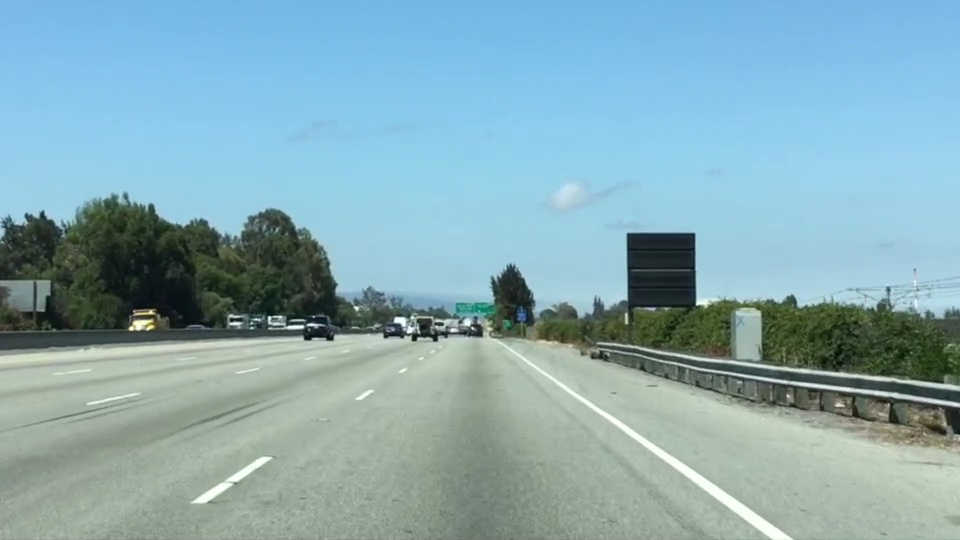
#> input picture Computer_Vision_Basics/image_lane_c.jpg, 960 x 540 px
$ jupyter execute convert_color_image_to_gray.ipynb   (shell and % lines are left out)
#> lines starting #> are read from the running program, lines starting #| are printed output that depends on the picture
### Import visualization libraries

Library | Description
-|-
matplotlib | Matplotlib is a Python 2D plotting library which produces publication quality figures in a variety of hardcopy formats
numpy | NumPy is a library for the Python programming language, adding support for large, multi-dimensional arrays and matrices, along with a large collection of high-level mathematical functions to operate on these arrays.
opencv | OpenCV is a library of programming functions mainly aimed at real-time computer vision. Originally developed by Inte

[cell 1]
import matplotlib.image as mpimg
import matplotlib.pyplot as plt
import numpy as np
import cv2

Module | Description
-|-
mping | he image module supports basic image loading, rescaling and display operations
plt | module used for plotting

After a library is loaded description and functionality can be seen with help function i.e `help(mpimg)`, `help(plt)` etc

### Read image

[cell 2]
image_color=mpimg.imread("image_lane_c.jpg")
#> image_color is the input picture: shape (540, 960, 3); mean R, G, B 135.5, 171.1, 179.2

### Plot image

[cell 3]
plt.imshow(image_color)

### Dimension of the image

[cell 4]
image_color.shape
#> Out = (540, 960, 3)

shape | explanation
-|-
540 | height
960 | lenght
3 | image has 3 layers coresponding to RGB

[cell 5]
dir(image_color)
#> Out = 166 items, first 6: 'T', '__abs__', '__add__', '__and__', '__array__', '__array_finalize__'

[cell 6]
help(dir)

[cell 7]
image_color[0][0].shape
#> Out = (3,)

[cell 8]
image_color[0][0]
#> Out = [122, 185, 229]

Above shows the RGB representation of the pixel with coords(0,0) which is [122,185,229]

[cell 9]
### Convert color image to black and white

[cell 10]
image_gray=cv2.cvtColor(image_color, cv2.COLOR_BGR2GRAY)
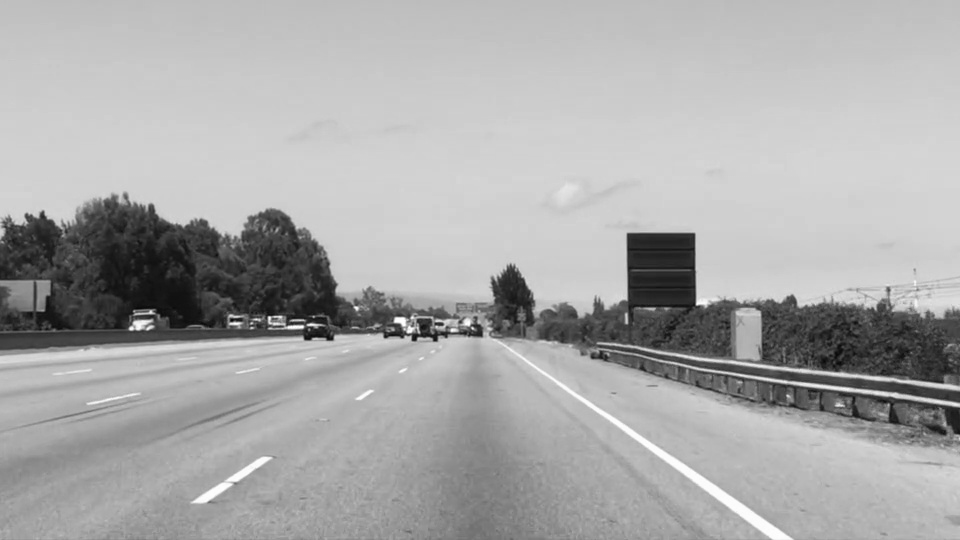
#> image_gray: shape (540, 960); min 7, max 254, mean 169.4
plt.imshow(image_gray,cmap="gray")

[cell 11]
image_gray.shape
#> Out = (540, 960)

Confirms that image whas transformed as we don't have the color dimension

[cell 12]
image_gray

### See complete image matrix

[cell 13]
np.set_printoptions(threshold=np.nan)
image_gray[:1] # selection only the first element

[cell 14]
### Save the image

[cell 15]
cv2.imwrite("image_lane.g.jpg", image_gray)
#> Out = True


$ run again, with Computer_Vision_Basics/watchingTV_moving_car.jpg copied over Computer_Vision_Basics/image_lane_c.jpg
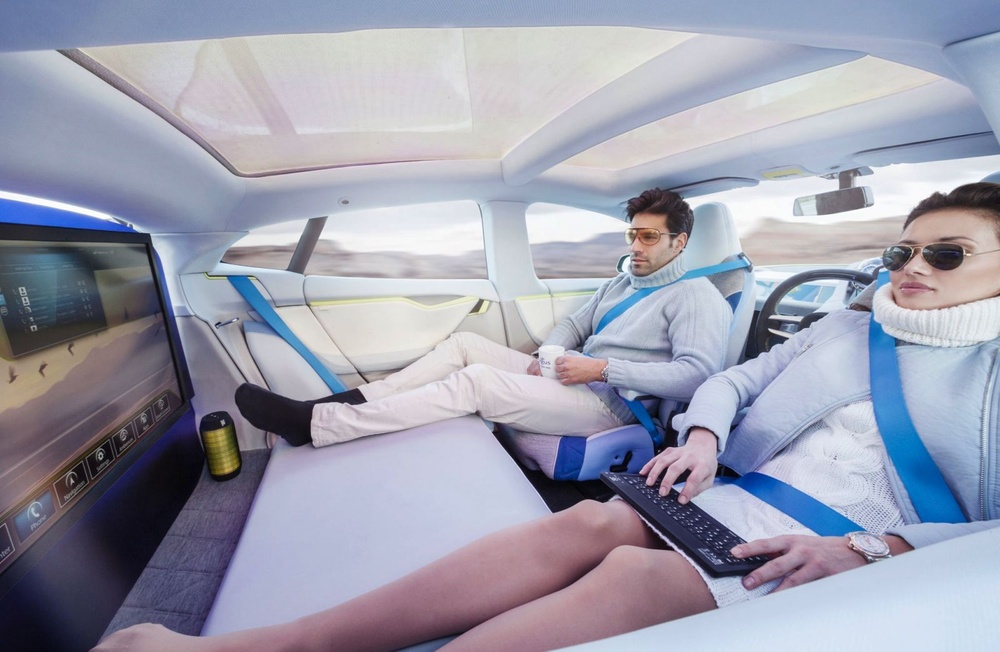
#> input picture Computer_Vision_Basics/watchingTV_moving_car.jpg, 1000 x 652 px, shrunk from 1600 x 1043 before the run
#> image_color is the input picture: shape (652, 1000, 3); mean R, G, B 156.6, 158.3, 174.5
#> `dir(image_color)`: Out = 166 items, first 6: 'T', '__abs__', '__add__', '__and__', '__array__', '__array_finalize__'
#> `image_color[0][0]`: Out = [103, 120, 163]
#> `image_gray=cv2.cvtColor(image_color, cv2.COLOR_BGR2GRAY)`:
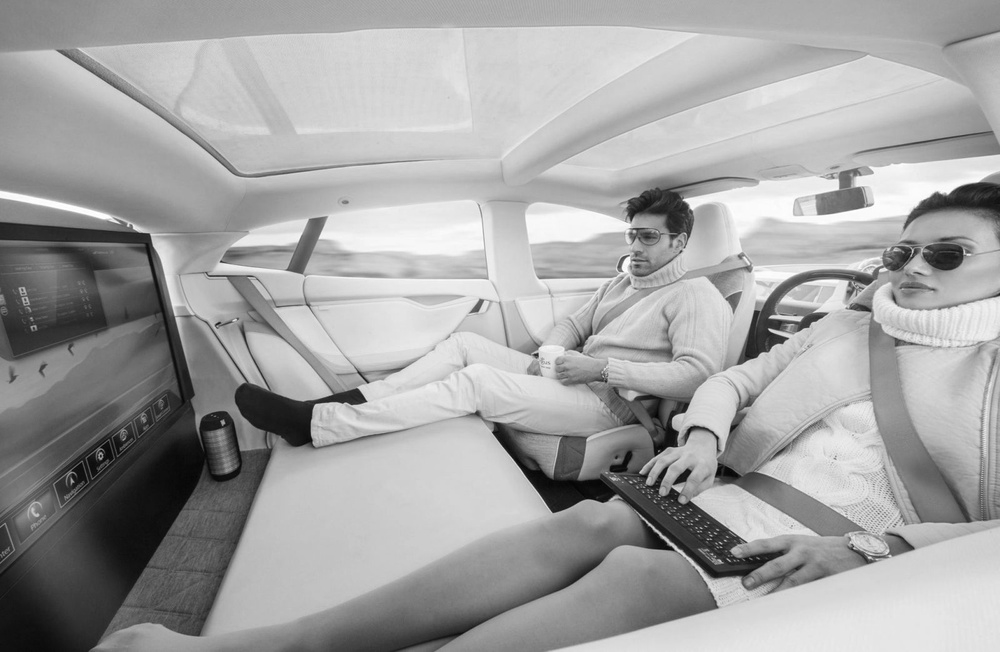
#> image_gray: shape (652, 1000); min 3, max 255, mean 162.9
#> `cv2.imwrite("image_lane.g.jpg", image_gray)`: Out = True
